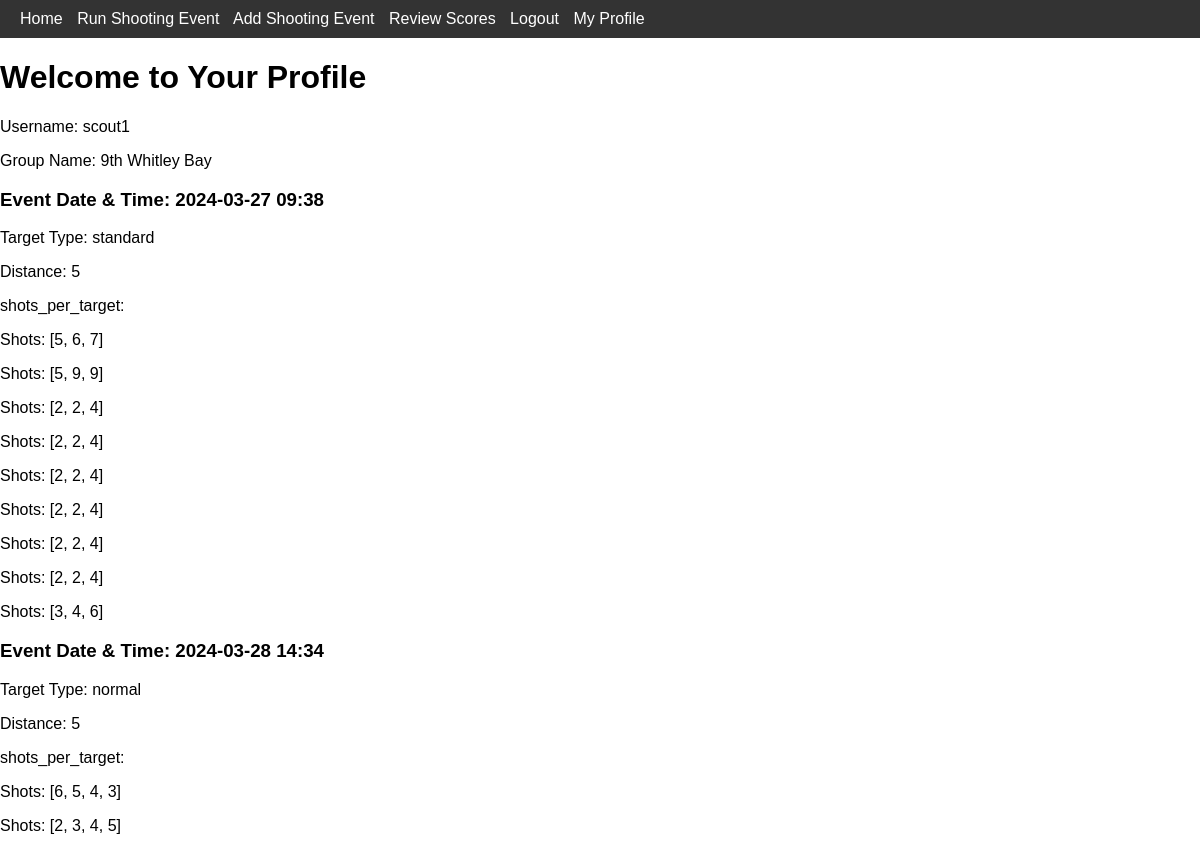
Page /my_profile (signed in) on the earlier database version.
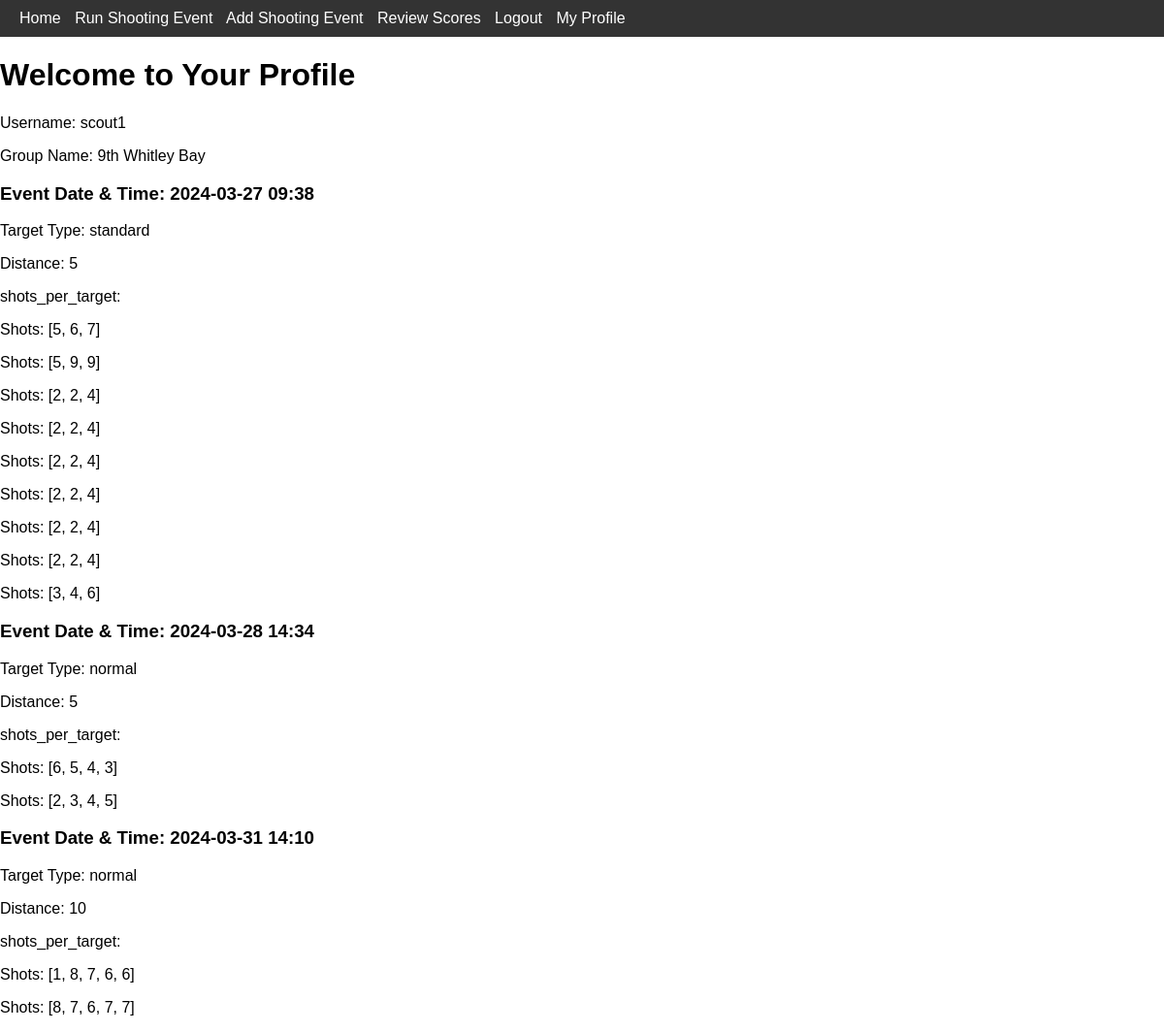
Same page on the later database version.
### app.py (models this page shows)
class User(db.Model):
    __tablename__ = "user"
    id = db.Column(db.Integer, primary_key=True)
    username = db.Column(db.String(80), unique=True, nullable=False)
    password = db.Column(db.String(120), nullable=False)
    admin = db.Column(db.Boolean, nullable=False)
    group_id = db.Column(db.Integer, db.ForeignKey('group.id'), nullable=False)

class Event(db.Model):
    __tablename__ = "event"
    id = db.Column(db.Integer, primary_key=True)
    description = db.Column(db.String(100), nullable=True)
    date = db.Column(db.String(100), nullable=True)
    time = db.Column(db.String(100), nullable=True)

class Format(db.Model):
    __tablename__ = "format"
    id = db.Column(db.Integer, primary_key=True)
    shots_per_target = db.Column(db.Integer, nullable=False)
    target_type = db.Column(db.String(50), nullable=False)
    distance = db.Column(db.Integer, nullable=False)

### app.py (the view)
@app.route('/my_profile')
def my_profile():
    if 'username' not in session:
        return redirect(url_for('login'))
    username = session.get("username")
    user_id = session.get("user_id")
    user_data = User.query.filter_by(id = user_id).first()
    user_group_id = user_data.group_id
    user_group_data = Group.query.filter_by(id = user_group_id).first()
    n = user_group_data.number
    suffix = { 1: "st", 2: "nd", 3: "rd" }.get(n if (n < 20) else (n % 10), 'th')
    group_name = str(str(user_group_data.number) + suffix + " " + user_group_data.district)
    print(group_name)
    event_list = retrieve_shooting_data(user_id=user_id, user=user_data)
    return render_template('my_profile.html',
                           group_name = group_name,
                           username = username,
                           event_list=event_list
                           )

### templates/my_profile.html (shortened to what this page needs)
<!DOCTYPE html>
<html lang="en">
<head>
    <link rel="stylesheet" href="{{ url_for('static', filename='css/main.css') }}">
    <link rel="stylesheet" href="{{ url_for('static', filename='css/navbar_style.css') }}">
</head>
<body>
    {% include 'navbar.html' %}
    <h1>Welcome to Your Profile</h1>
    <p>Username: {{ username }}</p>
    <p>Group Name: {{ group_name }}</p>
    <div id="events-container">
        {% for event in event_list %}
        <div class="event-box">
            <h3>Event Date & Time: {{ event.event_date }} {{ event.event_time }}</h3>
            <p> Target Type: {{ event.target_type }}</p>
            <p> Distance: {{ event.distance }}</p>
            <p> shots_per_target: {{ event.shots_per_target }}</p>
            {% for shot_score in event.shot_scores %}
            <div class="shots-box">
                <p>Shots: {{ shot_score }}</p>
            </div>
            {% endfor %}
        </div>
        {% endfor %}
    </div>
</body>
</html>

### templates/navbar.html (shortened to what this page needs)
<nav class="navbar-container">
    <div class="container">
        <a href="">Home</a>
        <a href="run_event">Run Shooting Event</a>
        <a href="add_event">Add Shooting Event</a>
        <a href="review_scores">Review Scores</a>
            {% if 'username' in session %}
                <a href="{{ url_for('logout') }}">Logout</a>
                <a href="{{ url_for('my_profile') }}">My Profile</a>
            {% else %}
                <a href="{{ url_for('login') }}">Login</a>
                <a href="{{ url_for('signup') }}">Sign Up</a>
            {% endif %}
        </div>
</nav>

### static/css/main.css (style rules this page uses)
body { font-family: 'Arial', sans-serif; margin: 0; padding: 0; }
.container { max-width: 1200px; margin: 0 auto; }

### static/css/navbar_style.css (style rules this page uses)
.navbar-container { background-color: #333; padding: 10px 20px; }
.navbar-container a { color: white; text-decoration: none; margin-right: 10px; }

Differences in the rows shown:
added Event: event_date "2024-03-31", event_time "14:10"
added Format: target_type "normal"
Other differences:
new list line: "Event Date & Time: Target Type: Distance: 10 shots_per_target: Shots: [1, 8, 7, 6, 6] Shots: [8, 7, 6, 7, 7]"
